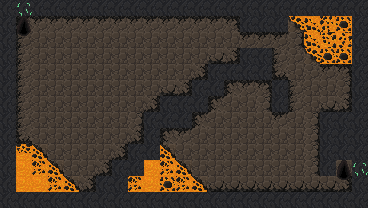

The image is a tile-based game level rendered from a .tmx file. Its description and complete source (layers, tilesets, objects, tile grids) follow:
An orthogonal 23x13 tile map with 16x16 px tiles, 2 tile layers (Tile Layer 1, Tile Layer 2) and 13 objects (5x rock, 3x lava_blob, 2x pickaxe, player_spawn, level_exit).

<map version="1.10" tiledversion="1.10.2" orientation="orthogonal" renderorder="right-down" width="23" height="13" tilewidth="16" tileheight="16" infinite="0" nextlayerid="4" nextobjectid="42">
 <tileset firstgid="1" source="cave_crawler_v2.tsx" />
 <layer id="1" name="Tile Layer 1" width="23" height="13">
  <data encoding="csv">
95,95,95,95,95,95,95,95,95,95,95,95,95,95,95,95,95,95,95,95,95,95,95,
95,82,62,62,62,62,62,62,62,62,62,62,62,62,62,62,62,62,48,48,48,48,95,
95,77,62,62,62,62,62,62,62,62,62,62,62,62,62,79,79,79,76,48,48,48,95,
95,62,62,62,62,62,62,62,62,62,62,62,62,62,62,62,62,62,61,48,48,48,95,
95,62,62,62,62,62,62,62,62,62,62,62,62,62,62,62,62,62,62,61,79,2684354642,95,
95,62,62,62,62,62,62,62,62,62,62,62,62,62,62,62,62,62,62,62,62,76,95,
95,62,62,62,62,62,62,62,62,62,62,62,62,62,62,62,62,62,62,62,62,62,95,
95,62,62,62,62,62,62,62,62,62,62,62,62,62,62,62,62,62,62,62,62,62,95,
95,62,62,62,62,62,62,62,62,62,62,62,62,62,62,62,62,62,62,62,62,62,95,
95,48,48,62,62,62,62,62,62,62,48,62,62,62,62,62,62,62,62,62,62,62,95,
95,48,48,48,62,62,62,62,62,48,48,48,62,62,62,62,62,62,62,62,62,62,95,
95,48,48,48,48,62,62,62,48,48,48,48,48,78,78,78,78,78,78,78,78,3221225554,95,
95,95,95,95,95,95,95,95,95,95,95,95,95,95,95,95,95,95,95,95,95,95,95
</data>
 </layer>
 <layer id="2" name="Tile Layer 2" width="23" height="13">
  <data encoding="csv">
0,51,0,0,0,0,0,0,0,0,0,0,0,0,0,0,0,0,0,0,0,0,0,
0,66,79,79,79,79,79,79,79,79,79,79,79,79,2684354642,95,95,95,106,31,1,17,0,
0,81,0,0,0,0,0,0,0,0,0,0,0,0,0,0,0,0,0,31,3,18,0,
0,77,0,0,0,0,0,0,0,0,0,0,0,78,3221225554,95,95,77,0,106,17,17,0,
0,77,0,0,0,0,0,0,0,0,0,0,3221225554,95,95,95,95,1610612818,0,0,0,0,0,
0,77,0,0,0,0,0,0,0,0,78,3221225554,95,95,82,79,2684354642,95,77,0,0,0,0,
0,77,0,0,0,0,0,0,0,3221225554,95,95,95,82,0,0,76,95,77,0,78,3221225554,0,
0,77,0,0,0,0,0,0,76,95,95,95,82,0,0,0,0,79,0,76,95,95,0,
0,1610612818,0,0,0,0,0,0,3221225554,95,82,79,0,0,0,0,0,0,0,76,95,95,0,
0,2,92,0,0,0,0,3221225554,95,95,92,0,0,0,0,0,0,0,0,76,95,95,0,
0,0,16,92,0,0,3221225554,95,95,0,16,92,0,0,0,0,0,0,0,76,95,66,51,
0,0,0,16,92,3221225554,95,95,16,0,17,16,92,0,0,0,0,0,0,0,0,81,0,
0,0,0,0,0,0,0,0,0,0,0,0,0,0,0,0,0,0,0,0,0,0,0
</data>
 </layer>
 <objectgroup id="3" name="Object Layer 1">
  <object id="2" name="player_spawn" x="23.1797" y="28.0831">
   <point />
  </object>
  <object id="3" name="level_exit" x="343.684" y="172.065">
   <point />
  </object>
  <object id="4" name="lava_blob" x="26.7458" y="166.716">
   <point />
  </object>
  <object id="6" name="rock" x="278.602" y="44.5763">
   <point />
  </object>
  <object id="24" name="lava_blob" x="323.009" y="41.0845">
   <ellipse />
  </object>
  <object id="26" name="rock" x="322.733" y="184.1">
   <ellipse />
  </object>
  <object id="30" name="pickaxe" x="146.21" y="80.2374">
   <ellipse />
  </object>
  <object id="31" name="rock" x="145.765" y="81.5747">
   <ellipse />
  </object>
  <object id="34" x="342.792" y="53.0458" width="2.67458" height="0.445763">
   <ellipse />
  </object>
  <object id="36" name="rock" x="304.205" y="111.839">
   <ellipse />
  </object>
  <object id="39" name="lava_blob" x="167.504" y="173.856">
   <point />
  </object>
  <object id="40" name="pickaxe" x="240.059" y="118.888">
   <ellipse />
  </object>
  <object id="41" name="rock" x="239.627" y="119.389">
   <ellipse />
  </object>
 </objectgroup>
</map>
